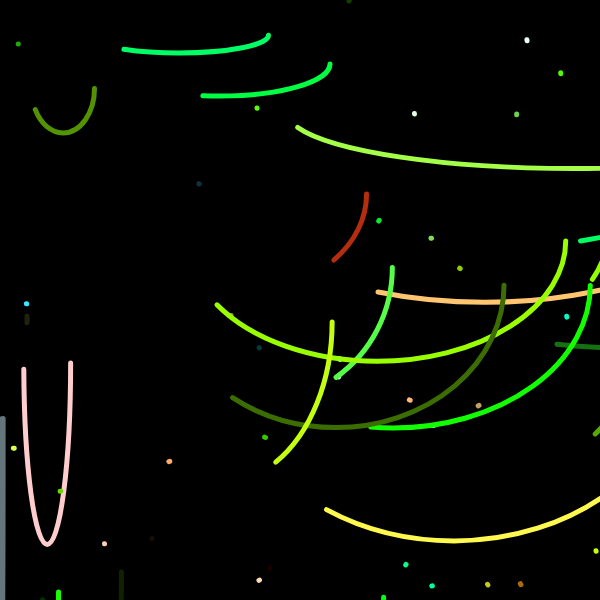
Frame 1 (no input)
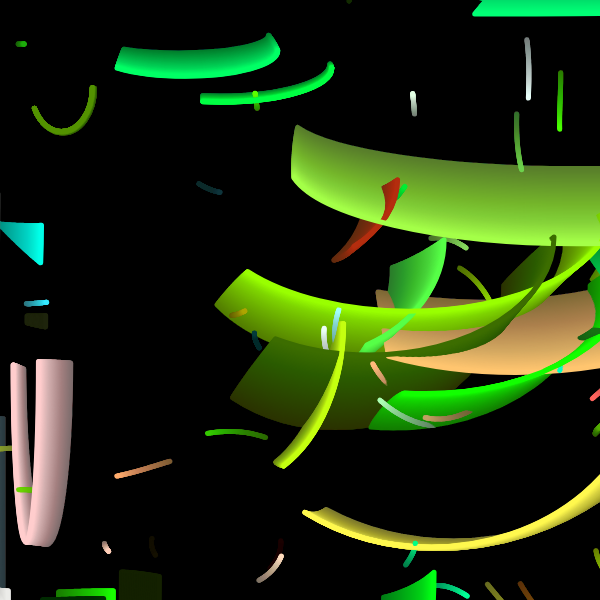
Frame 60 (no input)
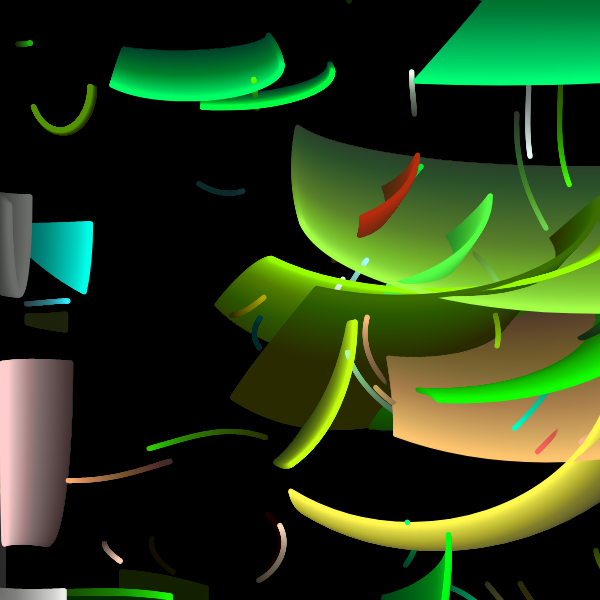
Frame 120 (the mouse pressed at the canvas centre since frame 60)

The p5.js sketch that drew these frames (run headless with seeded random() and noise() and a simulated clock; from frame 60 on, the mouse is pressed at the canvas centre):

// p5.js sketch
// ── sketch.js
//forked from: ISM by garabatsopr
// color palette

var colors = ["#F5F7B2","#1CC5DC","#890596","#CF0000"];

// set weights for each color 

var weights = [1, 1, 1, 1];
// number of drawing agents 

var nAgents = 90;

let agent = [];

let border = 700;

// set spinning direction (plus or minus)

var direction = -1;

function setup() {
  w = 600;
  var canvas;
    if(windowWidth>=600 && windowHeight >=600){
      canvas = createCanvas(600, 600);
    }
    else{
      canvas = createCanvas(windowWidth, windowHeight - 100);
    }

  var x = (windowWidth - width) / 2;
  var y = (windowHeight - height) / 2;

  canvas.position(x, y);
  background(0);
  noStroke();
  colorMode(HSB, 360, 100, 100, 100);
  rectMode(CENTER)
  drawGrid()

}


function drawGrid()
{ 
  noFill();
  randomSeed(12345);
  for(let i=0; i < 10;i++)
  {
    beginShape();
      for(let i = 0; i < 10;i++)
      {
        let xx = random(border,width-border);
        let yy = random(border,height-border);
        curveVertex(xx,yy);
        agent.push(new Agent(xx,yy));
      }
    endShape(CLOSE);
  }
  
  
}

function draw() {
  background(0, 1)
  
  if(frameCount > 10000)
  {
      noLoop();   
  }

  push();
  
  translate(0,0);

  for (let i = 0; i < agent.length; i++) {
      agent[i].update();
  } 
  
  pop();
}

// paintining agent 


class Agent {
  constructor(x,y) {
  
    this.p = createVector(x,y);
    
    this.pOld = createVector(this.p.x, this.p.y);

    this.step = 0.5;
    
    this.scale = 3;
    
    this.color = color(random(200), random(200), random(200))
    
    this.direction = 1;
    
    //this.strokeWidth = random(1,2);
    this.strokeWidth = 0.1;
    
    this.rr = random(0,1);
    
    this.ang = random(0,PI);
  }
  
  getPartner() {
    return this.partner;
  }

  getP() {
    return this.p;
  }
  
  getColor(){
    return this.color;
  }


  update() {
    

    this.p.x += this.direction * vector_field(this.p.x, this.p.y,this.scale).x * this.step;
    this.p.y += this.direction * vector_field(this.p.x, this.p.y,this.scale).y * this.step;

    strokeWeight(5);
    stroke(this.color, 10);
    

    if (this.rr < 0.5)
    {
      arc(this.pOld.x, this.pOld.y, this.p.x, this.p.y,0,this.ang);
    }else
    {
      line(this.pOld.x, this.pOld.y, this.p.x, this.p.y);
    }
      
  
    this.pOld.set(this.p);
  }

}

// vector field function 
// the painting agents follow the flow defined 
// by this function 


function vector_field(x, y,myScale) {

  x = map(x, border, width-border, 0, myScale);
  y = map(y, border, height-border,0, myScale);

  let k1 = 5;
  let k2 = 3;

  //let u = sin(k1 * y) + cos(k2 * y) + map(noise(x,y),0,1,-5,5);
  //let v = sin(k2 * x) - cos(k1 * x) + map(noise(x,y),0,1,-5,5);

  let u = sin(k1 * y) + cos(k2 * y) + 0.01;
  let v = sin(k2 * x) - cos(k1 * x) + 0.01;
  
  return createVector(u,v);
}
